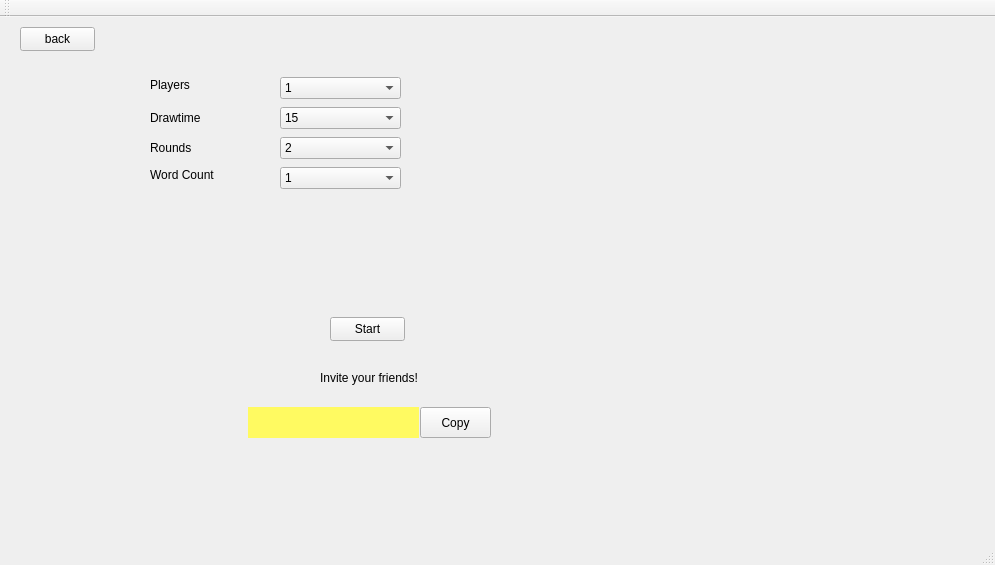
<?xml version="1.0" encoding="UTF-8"?>
<ui version="4.0">
 <class>HostRoomClass</class>
 <widget class="QMainWindow" name="HostRoomClass">
  <property name="geometry">
   <rect>
    <x>0</x>
    <y>0</y>
    <width>995</width>
    <height>565</height>
   </rect>
  </property>
  <property name="windowTitle">
   <string>HostRoom</string>
  </property>
  <widget class="QWidget" name="centralWidget">
   <widget class="QPushButton" name="StartButton">
    <property name="geometry">
     <rect>
      <x>330</x>
      <y>300</y>
      <width>75</width>
      <height>24</height>
     </rect>
    </property>
    <property name="text">
     <string>Start</string>
    </property>
   </widget>
   <widget class="QLabel" name="InviteText">
    <property name="geometry">
     <rect>
      <x>320</x>
      <y>340</y>
      <width>101</width>
      <height>41</height>
     </rect>
    </property>
    <property name="text">
     <string>Invite your friends!</string>
    </property>
   </widget>
   <widget class="QLabel" name="InviteCode">
    <property name="geometry">
     <rect>
      <x>248</x>
      <y>390</y>
      <width>171</width>
      <height>31</height>
     </rect>
    </property>
    <property name="styleSheet">
     <string notr="true">color: rgb(255, 243, 153);
background-color: rgb(255, 250, 97);</string>
    </property>
    <property name="text">
     <string/>
    </property>
   </widget>
   <widget class="QPushButton" name="CopyInviteCodeButton">
    <property name="geometry">
     <rect>
      <x>420</x>
      <y>390</y>
      <width>71</width>
      <height>31</height>
     </rect>
    </property>
    <property name="text">
     <string>Copy</string>
    </property>
   </widget>
   <widget class="QLabel" name="Players">
    <property name="geometry">
     <rect>
      <x>150</x>
      <y>60</y>
      <width>51</width>
      <height>16</height>
     </rect>
    </property>
    <property name="text">
     <string>Players</string>
    </property>
   </widget>
   <widget class="QLabel" name="DrawTime">
    <property name="geometry">
     <rect>
      <x>150</x>
      <y>90</y>
      <width>81</width>
      <height>21</height>
     </rect>
    </property>
    <property name="text">
     <string>Drawtime</string>
    </property>
   </widget>
   <widget class="QLabel" name="Rounds">
    <property name="geometry">
     <rect>
      <x>150</x>
      <y>120</y>
      <width>61</width>
      <height>21</height>
     </rect>
    </property>
    <property name="text">
     <string>Rounds</string>
    </property>
   </widget>
   <widget class="QLabel" name="WordCount">
    <property name="geometry">
     <rect>
      <x>150</x>
      <y>150</y>
      <width>71</width>
      <height>16</height>
     </rect>
    </property>
    <property name="text">
     <string>Word Count</string>
    </property>
   </widget>
   <widget class="QComboBox" name="SelectNumberOfPlayers">
    <property name="geometry">
     <rect>
      <x>280</x>
      <y>60</y>
      <width>121</width>
      <height>22</height>
     </rect>
    </property>
    <item>
     <property name="text">
      <string>1</string>
     </property>
    </item>
    <item>
     <property name="text">
      <string>2</string>
     </property>
    </item>
    <item>
     <property name="text">
      <string>3</string>
     </property>
    </item>
    <item>
     <property name="text">
      <string>4</string>
     </property>
    </item>
    <item>
     <property name="text">
      <string>5</string>
     </property>
    </item>
    <item>
     <property name="text">
      <string>6</string>
     </property>
    </item>
    <item>
     <property name="text">
      <string>7</string>
     </property>
    </item>
    <item>
     <property name="text">
      <string>8</string>
     </property>
    </item>
   </widget>
   <widget class="QComboBox" name="SelectDrawtime">
    <property name="geometry">
     <rect>
      <x>280</x>
      <y>90</y>
      <width>121</width>
      <height>22</height>
     </rect>
    </property>
    <item>
     <property name="text">
      <string>15</string>
     </property>
    </item>
    <item>
     <property name="text">
      <string>20</string>
     </property>
    </item>
    <item>
     <property name="text">
      <string>30</string>
     </property>
    </item>
    <item>
     <property name="text">
      <string>40</string>
     </property>
    </item>
    <item>
     <property name="text">
      <string>50</string>
     </property>
    </item>
    <item>
     <property name="text">
      <string>60</string>
     </property>
    </item>
    <item>
     <property name="text">
      <string>70</string>
     </property>
    </item>
    <item>
     <property name="text">
      <string>80</string>
     </property>
    </item>
    <item>
     <property name="text">
      <string>90</string>
     </property>
    </item>
    <item>
     <property name="text">
      <string>100</string>
     </property>
    </item>
    <item>
     <property name="text">
      <string>120</string>
     </property>
    </item>
   </widget>
   <widget class="QComboBox" name="SelectNumberOfRounds">
    <property name="geometry">
     <rect>
      <x>280</x>
      <y>120</y>
      <width>121</width>
      <height>22</height>
     </rect>
    </property>
    <item>
     <property name="text">
      <string>2</string>
     </property>
    </item>
    <item>
     <property name="text">
      <string>3</string>
     </property>
    </item>
    <item>
     <property name="text">
      <string>4</string>
     </property>
    </item>
    <item>
     <property name="text">
      <string>5</string>
     </property>
    </item>
    <item>
     <property name="text">
      <string>6</string>
     </property>
    </item>
    <item>
     <property name="text">
      <string>7</string>
     </property>
    </item>
    <item>
     <property name="text">
      <string>8</string>
     </property>
    </item>
    <item>
     <property name="text">
      <string>9</string>
     </property>
    </item>
    <item>
     <property name="text">
      <string>10</string>
     </property>
    </item>
   </widget>
   <widget class="QComboBox" name="SelectWordCount">
    <property name="geometry">
     <rect>
      <x>280</x>
      <y>150</y>
      <width>121</width>
      <height>22</height>
     </rect>
    </property>
    <item>
     <property name="text">
      <string>1</string>
     </property>
    </item>
    <item>
     <property name="text">
      <string>2</string>
     </property>
    </item>
    <item>
     <property name="text">
      <string>3</string>
     </property>
    </item>
   </widget>
   <widget class="QPushButton" name="BackToMainMenuButton">
    <property name="geometry">
     <rect>
      <x>20</x>
      <y>10</y>
      <width>75</width>
      <height>24</height>
     </rect>
    </property>
    <property name="text">
     <string>back</string>
    </property>
   </widget>
  </widget>
  <widget class="QMenuBar" name="menuBar">
   <property name="geometry">
    <rect>
     <x>0</x>
     <y>0</y>
     <width>995</width>
     <height>22</height>
    </rect>
   </property>
  </widget>
  <widget class="QToolBar" name="mainToolBar">
   <attribute name="toolBarArea">
    <enum>TopToolBarArea</enum>
   </attribute>
   <attribute name="toolBarBreak">
    <bool>false</bool>
   </attribute>
  </widget>
  <widget class="QStatusBar" name="statusBar"/>
 </widget>
 <layoutdefault spacing="6" margin="11"/>
 <resources/>
 <connections/>
</ui>
